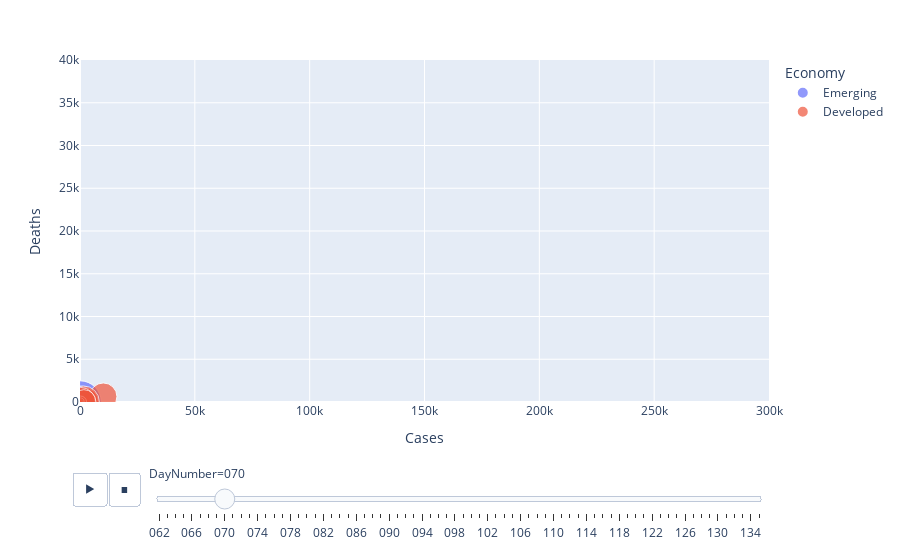

Source (notebook cell):
### Markdown cell above
On those two maps, we can see that Russia has the most number of cases until today and United Kingdom - the most number of deaths. If we exclude Russia, we can see how the Western and Eastern countries are separated as the Western countries are in darker red colour on the maps.

**The Development of the virus**

Another interesting thing that we can look at is how the number of cases and deaths increased over time, so we can see not only the current state but also how the numbers developed over time for each country. And this is what we can observe on the time-lapse below which shows how the number of deaths increase in respect of the total number of cases for each country. In addition, the circles are based on the size of each country's population and the countries with developed and emerging economies are colour coded in red and blue respectively.

### Code cell


### Figure 1 — Plotly figure (JSON) as saved in the notebook; plotly's stock layout.template omitted (floating-point values rounded to 4 significant figures)
{"data": [{"hovertemplate": "<b>%{hovertext}</b><br><br>Economy=Emerging<br>DayNumber=070<br>Cases=%{x}<br>Deaths=%{y}<br>Population (2020)=%{marker.size}<extra></extra>", "hovertext": ["Albania", "Moldova", "Montenegro", "North Macedonia", "Ukraine", "Poland", "Romania", "Russia", "Bosnia and Herzegovina", "Bulgaria", "Croatia", "Turkey", "Belarus", "Hungary", "Serbia"], "ids": ["Albania", "Moldova", "Montenegro", "North Macedonia", "Ukraine", "Poland", "Romania", "Russia", "Bosnia and Herzegovina", "Bulgaria", "Croatia", "Turkey", "Belarus", "Hungary", "Serbia"], "legendgroup": "Emerging", "marker": {"color": "#636efa", "size": [2877797, 4033963, 628066, 2083374, 43733762, 37846611, 19237691, 145934462, 3280819, 6948445, 4105267, 84339067, 9449323, 9660351, 8737371], "sizemode": "area", "sizeref": 162100.0, "symbol": "circle"}, "mode": "markers", "name": "Emerging", "showlegend": true, "type": "scatter", "x": [10, 3, 0, 7, 1, 22, 25, 20, 5, 4, 14, 0, 9, 9, 5], "xaxis": "x", "y": [0, 0, 0, 0, 0, 0, 0, 0, 0, 0, 0, 0, 0, 0, 0], "yaxis": "y"}, {"hovertemplate": "<b>%{hovertext}</b><br><br>Economy=Developed<br>DayNumber=070<br>Cases=%{x}<br>Deaths=%{y}<br>Population (2020)=%{marker.size}<extra></extra>", "hovertext": ["Lithuania", "Luxembourg", "Malta", "Austria", "Netherlands", "Sweden", "Norway", "Portugal", "Switzerland", "Italy", "Ireland", "Cyprus", "Denmark", "Estonia", "Finland", "France", "Germany", "Greece", "Iceland", "United Kingdom", "Latvia", "Belgium", "Slovenia", "Slovakia", "Spain"], "ids": ["Lithuania", "Luxembourg", "Malta", "Austria", "Netherlands", "Sweden", "Norway", "Portugal", "Switzerland", "Italy", "Ireland", "Cyprus", "Denmark", "Estonia", "Finland", "France", "Germany", "Greece", "Iceland", "United Kingdom", "Latvia", "Belgium", "Slovenia", "Slovakia", "Spain"], "legendgroup": "Developed", "marker": {"color": "#EF553B", "size": [2722289, 625978, 441543, 9006398, 17134872, 10099265, 5421241, 10196709, 8654622, 60461826, 4937786, 1207359, 5792202, 1326535, 5540720, 65273511, 83783942, 10423054, 341243, 67886011, 1886198, 11589623, 2078938, 5459642, 46754778], "sizemode": "area", "sizeref": 162100.0, "symbol": "circle"}, "mode": "markers", "name": "Developed", "showlegend": true, "type": "scatter", "x": [1, 5, 5, 182, 382, 355, 400, 41, 491, 10149, 34, 3, 264, 12, 40, 1794, 1457, 89, 69, 384, 8, 267, 31, 7, 1695], "xaxis": "x", "y": [0, 0, 0, 0, 4, 0, 0, 0, 3, 631, 0, 0, 0, 0, 0, 33, 2, 0, 0, 7, 0, 0, 0, 0, 35], "yaxis": "y"}], "layout": {"autosize": true, "legend": {"itemsizing": "constant", "title": {"text": "Economy"}, "tracegroupgap": 0}, "margin": {"t": 60}, "sliders": [{"active": 8, "currentvalue": {"prefix": "DayNumber="}, "len": 0.9, "pad": {"b": 10, "t": 60}, "steps": [{"args": [["062"], {"frame": {"duration": 0, "redraw": false}, "fromcurrent": true, "mode": "immediate", "transition": {"duration": 0, "easing": "linear"}}], "label": "062", "method": "animate"}, {"args": [["063"], {"frame": {"duration": 0, "redraw": false}, "fromcurrent": true, "mode": "immediate", "transition": {"duration": 0, "easing": "linear"}}], "label": "063", "method": "animate"}, {"args": [["064"], {"frame": {"duration": 0, "redraw": false}, "fromcurrent": true, "mode": "immediate", "transition": {"duration": 0, "easing": "linear"}}], "label": "064", "method": "animate"}, {"args": [["065"], {"frame": {"duration": 0, "redraw": false}, "fromcurrent": true, "mode": "immediate", "transition": {"duration": 0, "easing": "linear"}}], "label": "065", "method": "animate"}, {"args": [["066"], {"frame": {"duration": 0, "redraw": false}, "fromcurrent": true, "mode": "immediate", "transition": {"duration": 0, "easing": "linear"}}], "label": "066", "method": "animate"}, {"args": [["067"], {"frame": {"duration": 0, "redraw": false}, "fromcurrent": true, "mode": "immediate", "transition": {"duration": 0, "easing": "linear"}}], "label": "067", "method": "animate"}, {"args": [["068"], {"frame": {"duration": 0, "redraw": false}, "fromcurrent": true, "mode": "immediate", "transition": {"duration": 0, "easing": "linear"}}], "label": "068", "method": "animate"}, {"args": [["069"], {"frame": {"duration": 0, "redraw": false}, "fromcurrent": true, "mode": "immediate", "transition": {"duration": 0, "easing": "linear"}}], "label": "069", "method": "animate"}, {"args": [["070"], {"frame": {"duration": 0, "redraw": false}, "fromcurrent": true, "mode": "immediate", "transition": {"duration": 0, "easing": "linear"}}], "label": "070", "method": "animate"}, {"args": [["071"], {"frame": {"duration": 0, "redraw": false}, "fromcurrent": true, "mode": "immediate", "transition": {"duration": 0, "easing": "linear"}}], "label": "071", "method": "animate"}, {"args": [["072"], {"frame": {"duration": 0, "redraw": false}, "fromcurrent": true, "mode": "immediate", "transition": {"duration": 0, "easing": "linear"}}], "label": "072", "method": "animate"}, {"args": [["073"], {"frame": {"duration": 0, "redraw": false}, "fromcurrent": true, "mode": "immediate", "transition": {"duration": 0, "easing": "linear"}}], "label": "073", "method": "animate"}, {"args": [["074"], {"frame": {"duration": 0, "redraw": false}, "fromcurrent": true, "mode": "immediate", "transition": {"duration": 0, "easing": "linear"}}], "label": "074", "method": "animate"}, {"args": [["075"], {"frame": {"duration": 0, "redraw": false}, "fromcurrent": true, "mode": "immediate", "transition": {"duration": 0, "easing": "linear"}}], "label": "075", "method": "animate"}, {"args": [["076"], {"frame": {"duration": 0, "redraw": false}, "fromcurrent": true, "mode": "immediate", "transition": {"duration": 0, "easing": "linear"}}], "label": "076", "method": "animate"}, {"args": [["077"], {"frame": {"duration": 0, "redraw": false}, "fromcurrent": true, "mode": "immediate", "transition": {"duration": 0, "easing": "linear"}}], "label": "077", "method": "animate"}, {"args": [["078"], {"frame": {"duration": 0, "redraw": false}, "fromcurrent": true, "mode": "immediate", "transition": {"duration": 0, "easing": "linear"}}], "label": "078", "method": "animate"}, {"args": [["079"], {"frame": {"duration": 0, "redraw": false}, "fromcurrent": true, "mode": "immediate", "transition": {"duration": 0, "easing": "linear"}}], "label": "079", "method": "animate"}, {"args": [["080"], {"frame": {"duration": 0, "redraw": false}, "fromcurrent": true, "mode": "immediate", "transition": {"duration": 0, "easing": "linear"}}], "label": "080", "method": "animate"}, {"args": [["081"], {"frame": {"duration": 0, "redraw": false}, "fromcurrent": true, "mode": "immediate", "transition": {"duration": 0, "easing": "linear"}}], "label": "081", "method": "animate"}, {"args": [["082"], {"frame": {"duration": 0, "redraw": false}, "fromcurrent": true, "mode": "immediate", "transition": {"duration": 0, "easing": "linear"}}], "label": "082", "method": "animate"}, {"args": [["083"], {"frame": {"duration": 0, "redraw": false}, "fromcurrent": true, "mode": "immediate", "transition": {"duration": 0, "easing": "linear"}}], "label": "083", "method": "animate"}, {"args": [["084"], {"frame": {"duration": 0, "redraw": false}, "fromcurrent": true, "mode": "immediate", "transition": {"duration": 0, "easing": "linear"}}], "label": "084", "method": "animate"}, {"args": [["085"], {"frame": {"duration": 0, "redraw": false}, "fromcurrent": true, "mode": "immediate", "transition": {"duration": 0, "easing": "linear"}}], "label": "085", "method": "animate"}, {"args": [["086"], {"frame": {"duration": 0, "redraw": false}, "fromcurrent": true, "mode": "immediate", "transition": {"duration": 0, "easing": "linear"}}], "label": "086", "method": "animate"}, {"args": [["087"], {"frame": {"duration": 0, "redraw": false}, "fromcurrent": true, "mode": "immediate", "transition": {"duration": 0, "easing": "linear"}}], "label": "087", "method": "animate"}, {"args": [["088"], {"frame": {"duration": 0, "redraw": false}, "fromcurrent": true, "mode": "immediate", "transition": {"duration": 0, "easing": "linear"}}], "label": "088", "method": "animate"}, {"args": [["089"], {"frame": {"duration": 0, "redraw": false}, "fromcurrent": true, "mode": "immediate", "transition": {"duration": 0, "easing": "linear"}}], "label": "089", "method": "animate"}, {"args": [["090"], {"frame": {"duration": 0, "redraw": false}, "fromcurrent": true, "mode": "immediate", "transition": {"duration": 0, "easing": "linear"}}], "label": "090", "method": "animate"}, {"args": [["091"], {"frame": {"duration": 0, "redraw": false}, "fromcurrent": true, "mode": "immediate", "transition": {"duration": 0, "easing": "linear"}}], "label": "091", "method": "animate"}, {"args": [["092"], {"frame": {"duration": 0, "redraw": false}, "fromcurrent": true, "mode": "immediate", "transition": {"duration": 0, "easing": "linear"}}], "label": "092", "method": "animate"}, {"args": [["093"], {"frame": {"duration": 0, "redraw": false}, "fromcurrent": true, "mode": "immediate", "transition": {"duration": 0, "easing": "linear"}}], "label": "093", "method": "animate"}, {"args": [["094"], {"frame": {"duration": 0, "redraw": false}, "fromcurrent": true, "mode": "immediate", "transition": {"duration": 0, "easing": "linear"}}], "label": "094", "method": "animate"}, {"args": [["095"], {"frame": {"duration": 0, "redraw": false}, "fromcurrent": true, "mode": "immediate", "transition": {"duration": 0, "easing": "linear"}}], "label": "095", "method": "animate"}, {"args": [["096"], {"frame": {"duration": 0, "redraw": false}, "fromcurrent": true, "mode": "immediate", "transition": {"duration": 0, "easing": "linear"}}], "label": "096", "method": "animate"}, {"args": [["097"], {"frame": {"duration": 0, "redraw": false}, "fromcurrent": true, "mode": "immediate", "transition": {"duration": 0, "easing": "linear"}}], "label": "097", "method": "animate"}, {"args": [["098"], {"frame": {"duration": 0, "redraw": false}, "fromcurrent": true, "mode": "immediate", "transition": {"duration": 0, "easing": "linear"}}], "label": "098", "method": "animate"}, {"args": [["099"], {"frame": {"duration": 0, "redraw": false}, "fromcurrent": true, "mode": "immediate", "transition": {"duration": 0, "easing": "linear"}}], "label": "099", "method": "animate"}, {"args": [["100"], {"frame": {"duration": 0, "redraw": false}, "fromcurrent": true, "mode": "immediate", "transition": {"duration": 0, "easing": "linear"}}], "label": "100", "method": "animate"}, {"args": [["101"], {"frame": {"duration": 0, "redraw": false}, "fromcurrent": true, "mode": "immediate", "transition": {"duration": 0, "easing": "linear"}}], "label": "101", "method": "animate"}, {"args": [["102"], {"frame": {"duration": 0, "redraw": false}, "fromcurrent": true, "mode": "immediate", "transition": {"duration": 0, "easing": "linear"}}], "label": "102", "method": "animate"}, {"args": [["103"], {"frame": {"duration": 0, "redraw": false}, "fromcurrent": true, "mode": "immediate", "transition": {"duration": 0, "easing": "linear"}}], "label": "103", "method": "animate"}, {"args": [["104"], {"frame": {"duration": 0, "redraw": false}, "fromcurrent": true, "mode": "immediate", "transition": {"duration": 0, "easing": "linear"}}], "label": "104", "method": "animate"}, {"args": [["105"], {"frame": {"duration": 0, "redraw": false}, "fromcurrent": true, "mode": "immediate", "transition": {"duration": 0, "easing": "linear"}}], "label": "105", "method": "animate"}, {"args": [["106"], {"frame": {"duration": 0, "redraw": false}, "fromcurrent": true, "mode": "immediate", "transition": {"duration": 0, "easing": "linear"}}], "label": "106", "method": "animate"}, {"args": [["107"], {"frame": {"duration": 0, "redraw": false}, "fromcurrent": true, "mode": "immediate", "transition": {"duration": 0, "easing": "linear"}}], "label": "107", "method": "animate"}, {"args": [["108"], {"frame": {"duration": 0, "redraw": false}, "fromcurrent": true, "mode": "immediate", "transition": {"duration": 0, "easing": "linear"}}], "label": "108", "method": "animate"}, {"args": [["109"], {"frame": {"duration": 0, "redraw": false}, "fromcurrent": true, "mode": "immediate", "transition": {"duration": 0, "easing": "linear"}}], "label": "109", "method": "animate"}, {"args": [["110"], {"frame": {"duration": 0, "redraw": false}, "fromcurrent": true, "mode": "immediate", "transition": {"duration": 0, "easing": "linear"}}], "label": "110", "method": "animate"}, {"args": [["111"], {"frame": {"duration": 0, "redraw": false}, "fromcurrent": true, "mode": "immediate", "transition": {"duration": 0, "easing": "linear"}}], "label": "111", "method": "animate"}, {"args": [["112"], {"frame": {"duration": 0, "redraw": false}, "fromcurrent": true, "mode": "immediate", "transition": {"duration": 0, "easing": "linear"}}], "label": "112", "method": "animate"}, {"args": [["113"], {"frame": {"duration": 0, "redraw": false}, "fromcurrent": true, "mode": "immediate", "transition": {"duration": 0, "easing": "linear"}}], "label": "113", "method": "animate"}, {"args": [["114"], {"frame": {"duration": 0, "redraw": false}, "fromcurrent": true, "mode": "immediate", "transition": {"duration": 0, "easing": "linear"}}], "label": "114", "method": "animate"}, {"args": [["115"], {"frame": {"duration": 0, "redraw": false}, "fromcurrent": true, "mode": "immediate", "transition": {"duration": 0, "easing": "linear"}}], "label": "115", "method": "animate"}, {"args": [["116"], {"frame": {"duration": 0, "redraw": false}, "fromcurrent": true, "mode": "immediate", "transition": {"duration": 0, "easing": "linear"}}], "label": "116", "method": "animate"}, {"args": [["117"], {"frame": {"duration": 0, "redraw": false}, "fromcurrent": true, "mode": "immediate", "transition": {"duration": 0, "easing": "linear"}}], "label": "117", "method": "animate"}, {"args": [["118"], {"frame": {"duration": 0, "redraw": false}, "fromcurrent": true, "mode": "immediate", "transition": {"duration": 0, "easing": "linear"}}], "label": "118", "method": "animate"}, {"args": [["119"], {"frame": {"duration": 0, "redraw": false}, "fromcurrent": true, "mode": "immediate", "transition": {"duration": 0, "easing": "linear"}}], "label": "119", "method": "animate"}, {"args": [["120"], {"frame": {"duration": 0, "redraw": false}, "fromcurrent": true, "mode": "immediate", "transition": {"duration": 0, "easing": "linear"}}], "label": "120", "method": "animate"}, {"args": [["121"], {"frame": {"duration": 0, "redraw": false}, "fromcurrent": true, "mode": "immediate", "transition": {"duration": 0, "easing": "linear"}}], "label": "121", "method": "animate"}, {"args": [["122"], {"frame": {"duration": 0, "redraw": false}, "fromcurrent": true, "mode": "immediate", "transition": {"duration": 0, "easing": "linear"}}], "label": "122", "method": "animate"}, {"args": [["123"], {"frame": {"duration": 0, "redraw": false}, "fromcurrent": true, "mode": "immediate", "transition": {"duration": 0, "easing": "linear"}}], "label": "123", "method": "animate"}, {"args": [["124"], {"frame": {"duration": 0, "redraw": false}, "fromcurrent": true, "mode": "immediate", "transition": {"duration": 0, "easing": "linear"}}], "label": "124", "method": "animate"}, {"args": [["125"], {"frame": {"duration": 0, "redraw": false}, "fromcurrent": true, "mode": "immediate", "transition": {"duration": 0, "easing": "linear"}}], "label": "125", "method": "animate"}, {"args": [["126"], {"frame": {"duration": 0, "redraw": false}, "fromcurrent": true, "mode": "immediate", "transition": {"duration": 0, "easing": "linear"}}], "label": "126", "method": "animate"}, {"args": [["127"], {"frame": {"duration": 0, "redraw": false}, "fromcurrent": true, "mode": "immediate", "transition": {"duration": 0, "easing": "linear"}}], "label": "127", "method": "animate"}, {"args": [["128"], {"frame": {"duration": 0, "redraw": false}, "fromcurrent": true, "mode": "immediate", "transition": {"duration": 0, "easing": "linear"}}], "label": "128", "method": "animate"}, {"args": [["129"], {"frame": {"duration": 0, "redraw": false}, "fromcurrent": true, "mode": "immediate", "transition": {"duration": 0, "easing": "linear"}}], "label": "129", "method": "animate"}, {"args": [["130"], {"frame": {"duration": 0, "redraw": false}, "fromcurrent": true, "mode": "immediate", "transition": {"duration": 0, "easing": "linear"}}], "label": "130", "method": "animate"}, {"args": [["131"], {"frame": {"duration": 0, "redraw": false}, "fromcurrent": true, "mode": "immediate", "transition": {"duration": 0, "easing": "linear"}}], "label": "131", "method": "animate"}, {"args": [["132"], {"frame": {"duration": 0, "redraw": false}, "fromcurrent": true, "mode": "immediate", "transition": {"duration": 0, "easing": "linear"}}], "label": "132", "method": "animate"}, {"args": [["133"], {"frame": {"duration": 0, "redraw": false}, "fromcurrent": true, "mode": "immediate", "transition": {"duration": 0, "easing": "linear"}}], "label": "133", "method": "animate"}, {"args": [["134"], {"frame": {"duration": 0, "redraw": false}, "fromcurrent": true, "mode": "immediate", "transition": {"duration": 0, "easing": "linear"}}], "label": "134", "method": "animate"}, {"args": [["135"], {"frame": {"duration": 0, "redraw": false}, "fromcurrent": true, "mode": "immediate", "transition": {"duration": 0, "easing": "linear"}}], "label": "135", "method": "animate"}], "x": 0.1, "xanchor": "left", "y": 0, "yanchor": "top"}], "updatemenus": [{"active": 1, "buttons": [{"args": [null, {"frame": {"duration": 500, "redraw": false}, "fromcurrent": true, "mode": "immediate", "transition": {"duration": 500, "easing": "linear"}}], "label": "&#9654;", "method": "animate"}, {"args": [[null], {"frame": {"duration": 0, "redraw": false}, "fromcurrent": true, "mode": "immediate", "transition": {"duration": 0, "easing": "linear"}}], "label": "&#9724;", "method": "animate"}], "direction": "left", "pad": {"r": 10, "t": 70}, "showactive": false, "type": "buttons", "x": 0.1, "xanchor": "right", "y": 0, "yanchor": "top"}], "xaxis": {"anchor": "y", "domain": [0, 1], "range": [0, 300000], "title": {"text": "Cases"}, "type": "linear"}, "yaxis": {"anchor": "x", "domain": [0, 1], "range": [0, 40000], "title": {"text": "Deaths"}, "type": "linear"}}}
